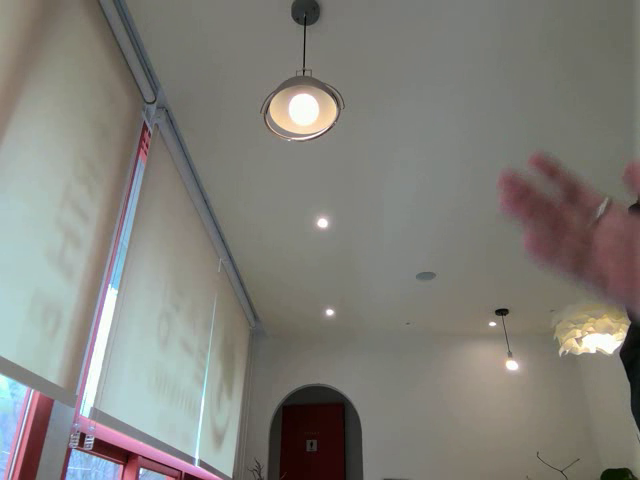
#> input picture frame 33 of recording_test.avi, 640 x 480 px, given in place of the camera
$ python video_recorder.py
#> lines starting #> are read from the running program, lines starting #| are printed output that depends on the picture; after the words box and inside, x2 and y2 are one past the last pixel; in counts of white or black regions, pixels touching at a corner belong together
"""
Video Recorder using OpenCV
----------------------------
Modes  : PREVIEW (default) / RECORD
Hotkeys:
  SPACE  - Toggle PREVIEW <-> RECORD mode
  ESC    - Exit program
  F      - Toggle horizontal flip
  B / b  - Increase / Decrease brightness  (+10 / -10, range -100 ~ 100)
  C / c  - Increase / Decrease contrast    (+0.1 / -0.1, range 0.1 ~ 3.0)
"""

import cv2
import datetime
import argparse
import sys


def build_parser() -> argparse.ArgumentParser:
    parser = argparse.ArgumentParser(
        description="Video Recorder using OpenCV"
    )
    parser.add_argument(
        "--source",
        type=str,
        default="0",
        help="Camera index (0, 1, …) or RTSP URL for an IP camera "
             "(e.g. rtsp://user:pass@192.168.x.x/stream)",
    )
    parser.add_argument(
        "--fps",
        type=float,
        default=30.0,
        help="Recording frame rate (default: 30)",
    )
    parser.add_argument(
        "--fourcc",
        type=str,
        default="XVID",
        help="FourCC codec code (default: XVID). "
             "Other options: MP4V, MJPG, H264",
    )
    parser.add_argument(
        "--width",
        type=int,
        default=640,
        help="Capture frame width  (default: 640)",
    )
    parser.add_argument(
        "--height",
        type=int,
        default=480,
        help="Capture frame height (default: 480)",
    )
    return parser


def open_capture(source_str: str, width: int, height: int) -> cv2.VideoCapture:
    """Open VideoCapture from an integer device index or an IP-camera URL."""
#> in main, frame is the input picture: shape (480, 640, 3); mean B, G, R 121.8, 127.7, 129.3
    source = int(source_str) if source_str.isdigit() else source_str
    cap = cv2.VideoCapture(source)
    if not cap.isOpened():
        print(f"[ERROR] Cannot open source: {source_str}")
        sys.exit(1)
    cap.set(cv2.CAP_PROP_FRAME_WIDTH, width)
    cap.set(cv2.CAP_PROP_FRAME_HEIGHT, height)
    return cap


def apply_filters(
    frame,
    flip_h: bool,
    brightness: int,
    contrast: float,
):
    """Apply flip / brightness / contrast filters to a frame."""
    if flip_h:
        frame = cv2.flip(frame, 1)
    # cv2.convertScaleAbs: dst = saturate(contrast * src + brightness)
    frame = cv2.convertScaleAbs(frame, alpha=contrast, beta=brightness)
    return frame


def draw_overlay(display, is_recording: bool, brightness: int, contrast: float, flip_h: bool):
    """Draw mode indicator and filter status on the display frame."""
#> called with is_recording = False, brightness = 0, contrast = 1, flip_h = False
    h = display.shape[0]
#> h = 480

    if is_recording:
        # Red filled circle — recording indicator
        cv2.circle(display, (30, 30), 15, (0, 0, 255), -1)
        cv2.putText(
            display, "REC",
            (52, 38), cv2.FONT_HERSHEY_SIMPLEX, 0.9, (0, 0, 255), 2,
        )
    else:
        cv2.putText(
            display, "PREVIEW",
            (10, 38), cv2.FONT_HERSHEY_SIMPLEX, 0.9, (0, 220, 0), 2,
        )
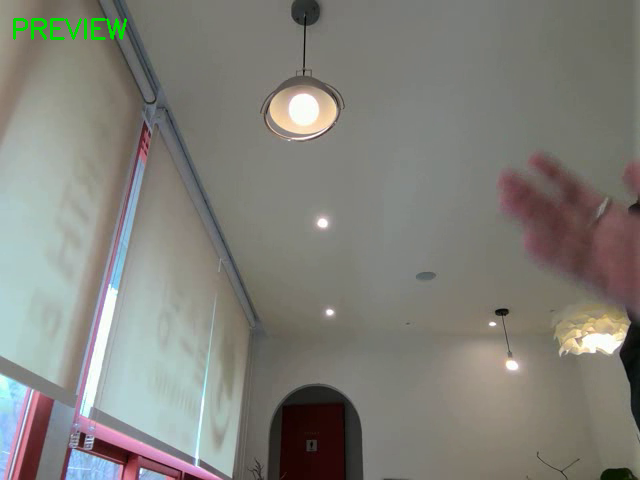
#> display: shape (480, 640, 3); 0.33% of pixels changed, all inside (x1, y1, x2, y2) = (13, 18, 127, 40)

    # Filter status (bottom-left corner)
    status_lines = [
        f"Flip     : {'ON' if flip_h else 'OFF'}",
        f"Contrast : {contrast:.1f}",
        f"Brightness: {brightness:+d}",
    ]
    for i, text in enumerate(reversed(status_lines)):
        y = h - 10 - i * 22
        cv2.putText(
            display, text,
            (10, y), cv2.FONT_HERSHEY_SIMPLEX, 0.5, (220, 220, 220), 1,
        )
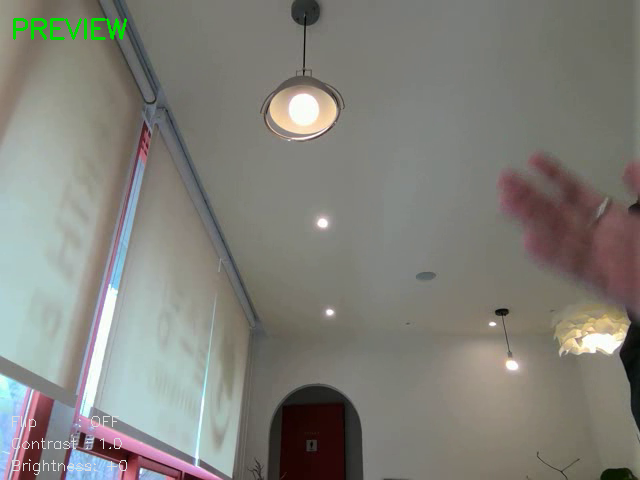
#> display: shape (480, 640, 3); 0.2% of pixels changed, all inside (x1, y1, x2, y2) = (12, 415, 127, 475)

    # Key hint (top-right area)
    hint = "SPACE:Rec/Stop  F:Flip  B/b:Bright  C/c:Contrast  ESC:Exit"
    cv2.putText(
        display, hint,
        (10, h - 10 - len(status_lines) * 22 - 10),
        cv2.FONT_HERSHEY_SIMPLEX, 0.38, (180, 180, 180), 1,
    )
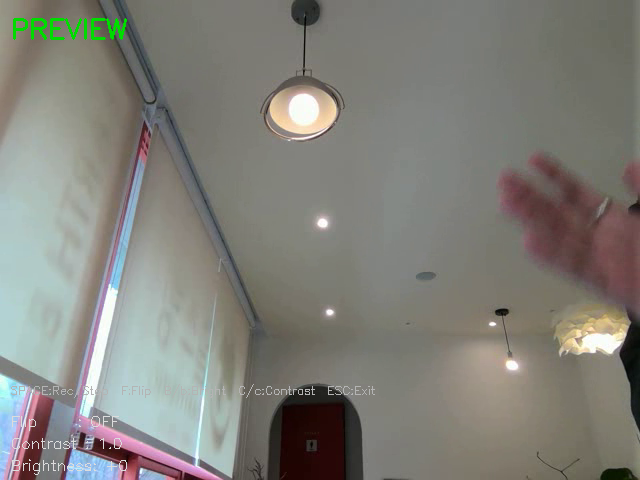
#> display: shape (480, 640, 3); 0.25% of pixels changed, all inside (x1, y1, x2, y2) = (11, 384, 375, 398)


def main():
    parser = build_parser()
    args = parser.parse_args()

    cap = open_capture(args.source, args.width, args.height)
    fourcc = cv2.VideoWriter_fourcc(*args.fourcc.upper().ljust(4)[:4])

    # ── State ───────────────────────────────────────────────────────────────
    is_recording = False
    writer: cv2.VideoWriter | None = None

    # Filter state
    flip_h = False
    brightness = 0      # integer -100 ~ 100
    contrast = 1.0      # float   0.1  ~ 3.0

    print("=" * 55)
    print("  Video Recorder  (OpenCV)")
    print("=" * 55)
    print("  SPACE       Toggle RECORD / PREVIEW")
    print("  ESC         Exit")
    print("  F           Flip horizontal")
    print("  B / b       Brightness  +10 / -10")
    print("  C / c       Contrast    +0.1 / -0.1")
    print("=" * 55)

    while True:
        ret, frame = cap.read()
        if not ret:
            print("[ERROR] Failed to grab frame — exiting.")
            break

        # Apply filters
        frame = apply_filters(frame, flip_h, brightness, contrast)

        # Write to file if recording
        if is_recording and writer is not None:
            writer.write(frame)

        # Build display copy with overlay
        display = frame.copy()
        draw_overlay(display, is_recording, brightness, contrast, flip_h)

        cv2.imshow("Video Recorder", display)

        key = cv2.waitKey(1) & 0xFF
#> (key Esc is pressed here)

        # ── Key handling ─────────────────────────────────────────────────
        if key == 27:  # ESC
            print("[INFO] Exiting …")
            break

        elif key == 32:  # SPACE — toggle record
            if is_recording:
                is_recording = False
                if writer is not None:
                    writer.release()
                    writer = None
                print("[INFO] Recording stopped.")
            else:
                timestamp = datetime.datetime.now().strftime("%Y%m%d_%H%M%S")
                filename = f"recording_{timestamp}.avi"
                h_frame, w_frame = frame.shape[:2]
                writer = cv2.VideoWriter(
                    filename, fourcc, args.fps, (w_frame, h_frame)
                )
                is_recording = True
                print(f"[INFO] Recording started → {filename}")

        elif key in (ord("f"), ord("F")):
            flip_h = not flip_h
            print(f"[INFO] Flip: {'ON' if flip_h else 'OFF'}")

        elif key == ord("B"):
            brightness = min(100, brightness + 10)
            print(f"[INFO] Brightness: {brightness:+d}")

        elif key == ord("b"):
            brightness = max(-100, brightness - 10)
            print(f"[INFO] Brightness: {brightness:+d}")

        elif key == ord("C"):
            contrast = min(3.0, round(contrast + 0.1, 1))
            print(f"[INFO] Contrast: {contrast:.1f}")

        elif key == ord("c"):
            contrast = max(0.1, round(contrast - 0.1, 1))
            print(f"[INFO] Contrast: {contrast:.1f}")

    # ── Cleanup ──────────────────────────────────────────────────────────────
    if is_recording and writer is not None:
        writer.release()
    cap.release()
    cv2.destroyAllWindows()
    print("[INFO] Done.")


if __name__ == "__main__":
    main()

$ run again, starting later in the video
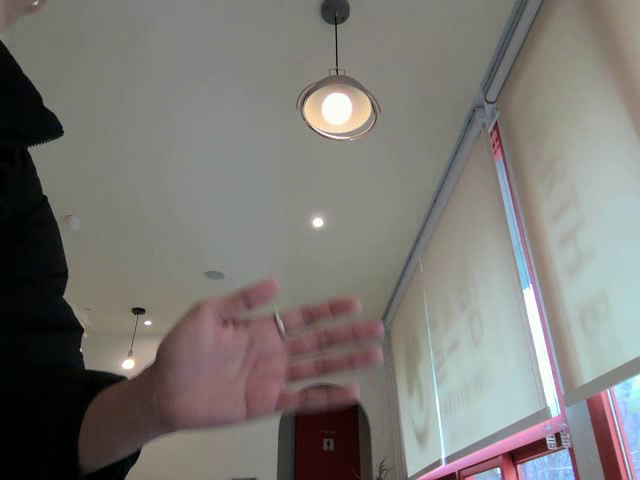
#> input picture frame 148 of recording_test.avi, 640 x 480 px, given in place of the camera
#> in main, frame is the input picture: shape (480, 640, 3); mean B, G, R 116.5, 120.2, 123.1
#> after the loop in draw_overlay, `for i, text in enumerate(reversed(status_lines)):`:
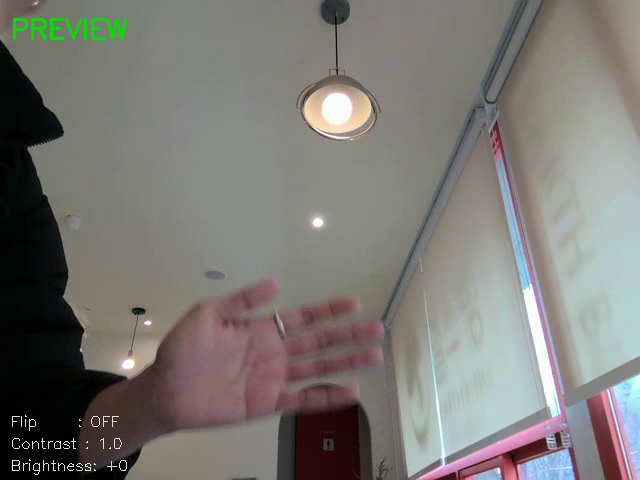
#> display: shape (480, 640, 3); mean B, G, R 116.5, 120.9, 123.1
#> in draw_overlay, `cv2.putText( display, hint, (10, h - 10 - len(status_lines) * 22 - 10)..`:
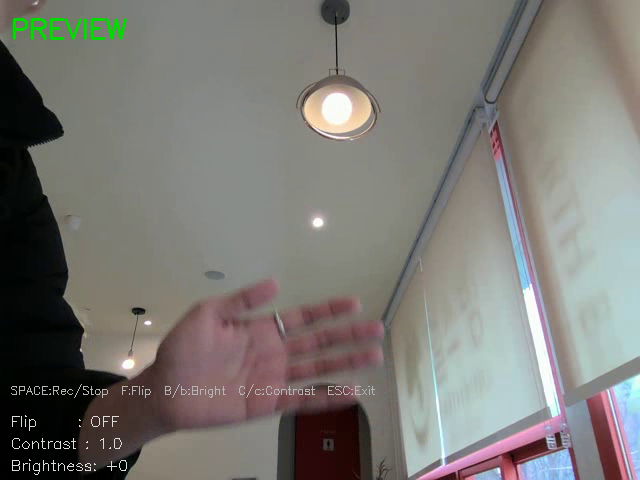
#> display: shape (480, 640, 3); 0.25% of pixels changed, all inside (x1, y1, x2, y2) = (11, 384, 375, 398)

$ run again, starting later in the video
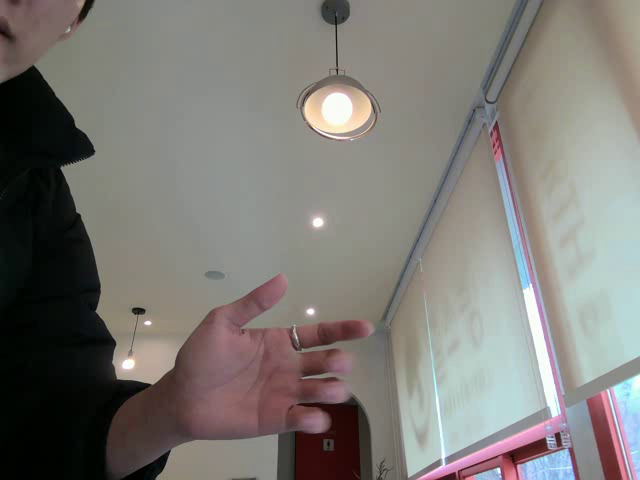
#> input picture frame 264 of recording_test.avi, 640 x 480 px, given in place of the camera
#> in main, frame is the input picture: shape (480, 640, 3); mean B, G, R 117.8, 122.1, 125.1
#> after the loop in draw_overlay, `for i, text in enumerate(reversed(status_lines)):`:
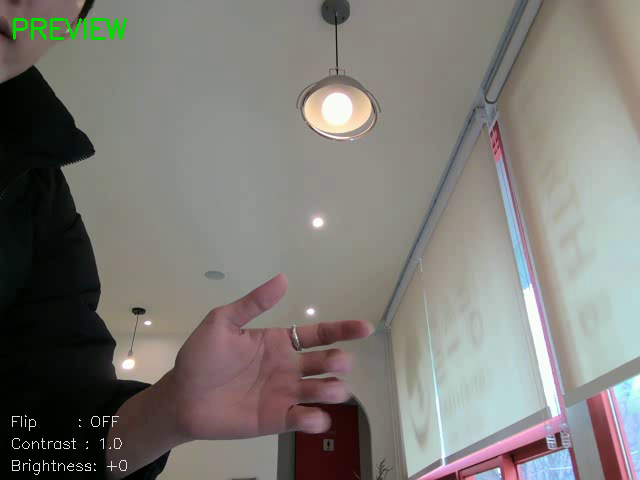
#> display: shape (480, 640, 3); mean B, G, R 117.9, 122.9, 125.1
#> in draw_overlay, `cv2.putText( display, hint, (10, h - 10 - len(status_lines) * 22 - 10)..`:
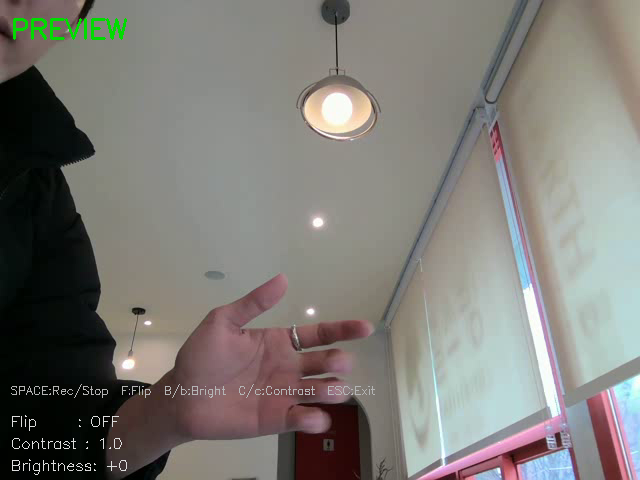
#> display: shape (480, 640, 3); 0.25% of pixels changed, all inside (x1, y1, x2, y2) = (11, 384, 375, 398)
